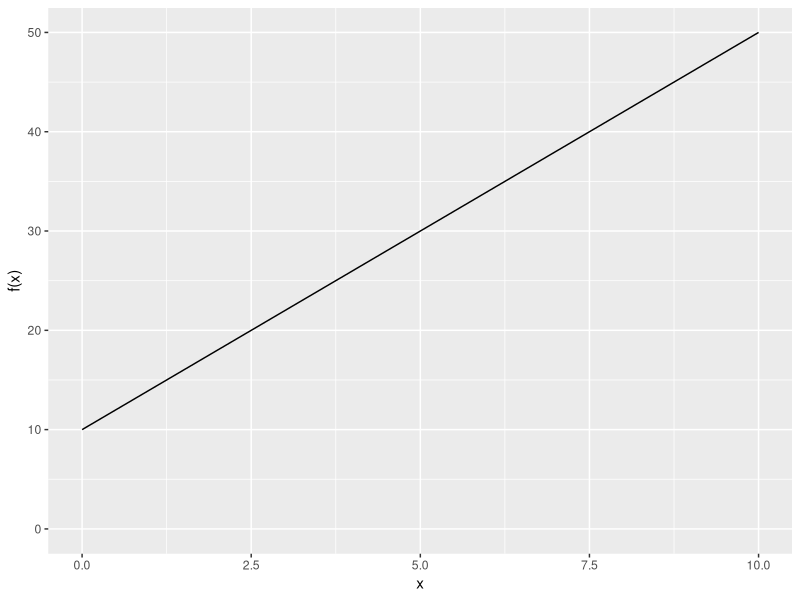
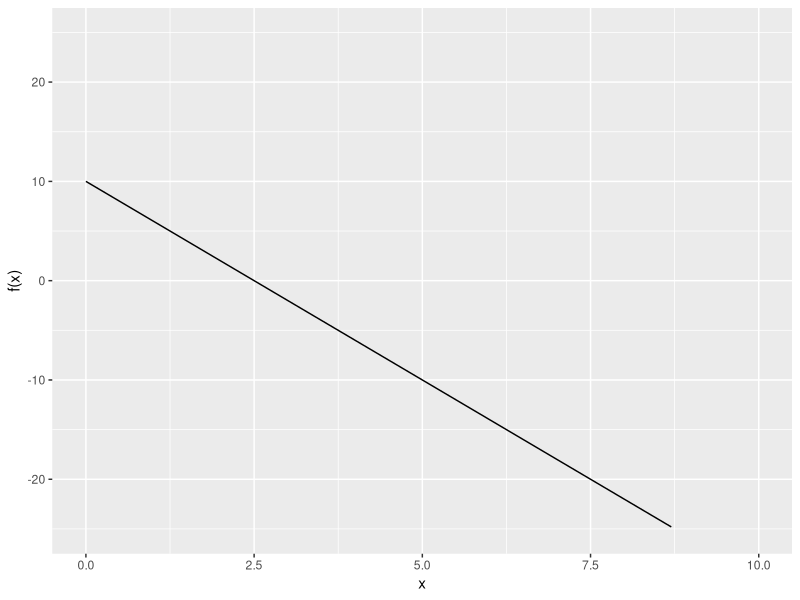
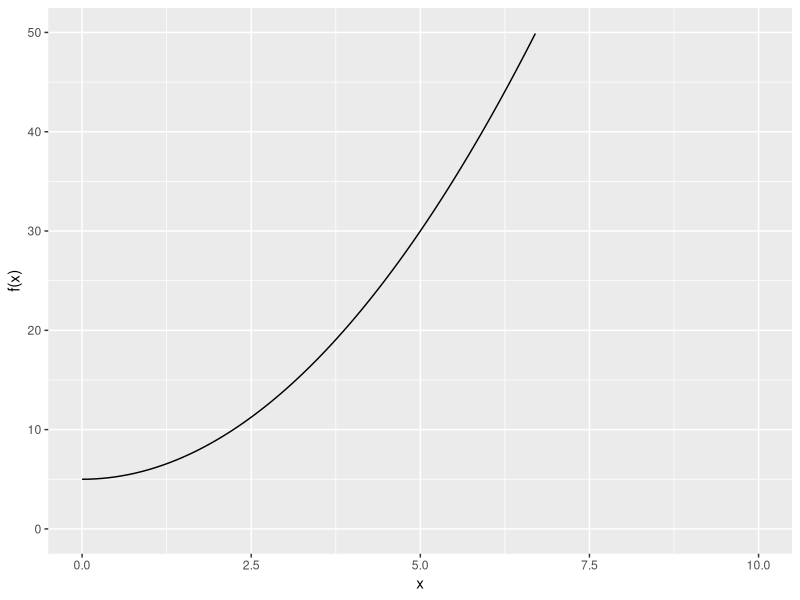
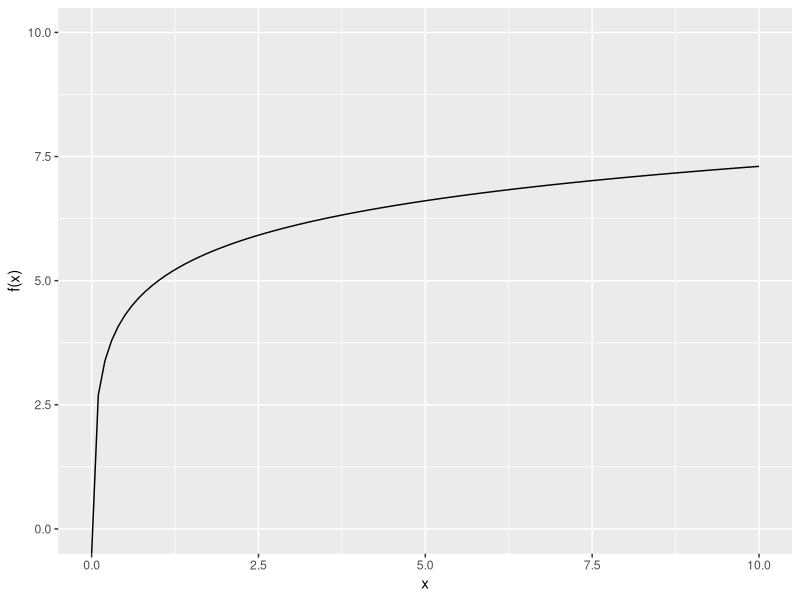
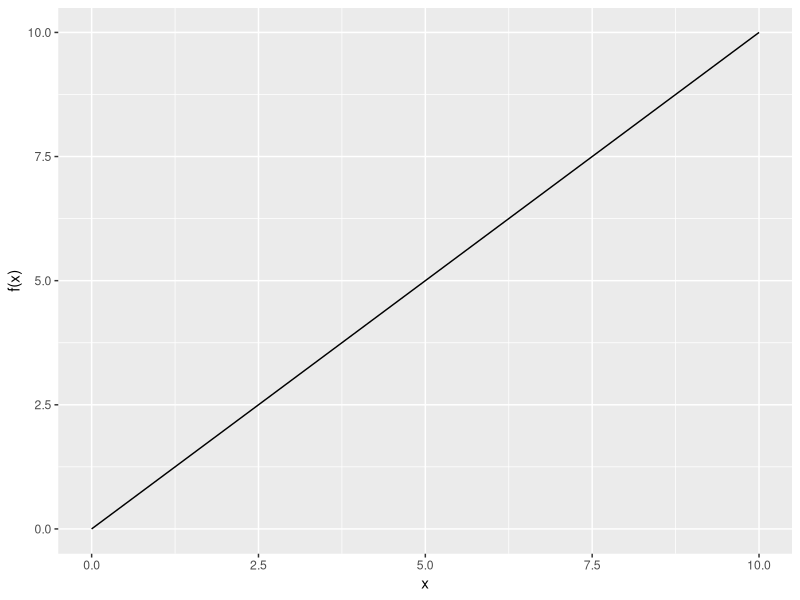
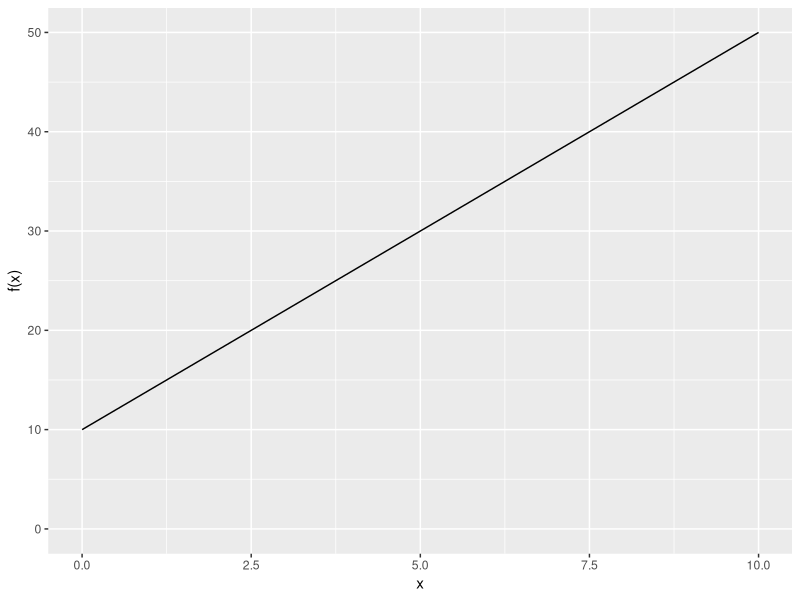
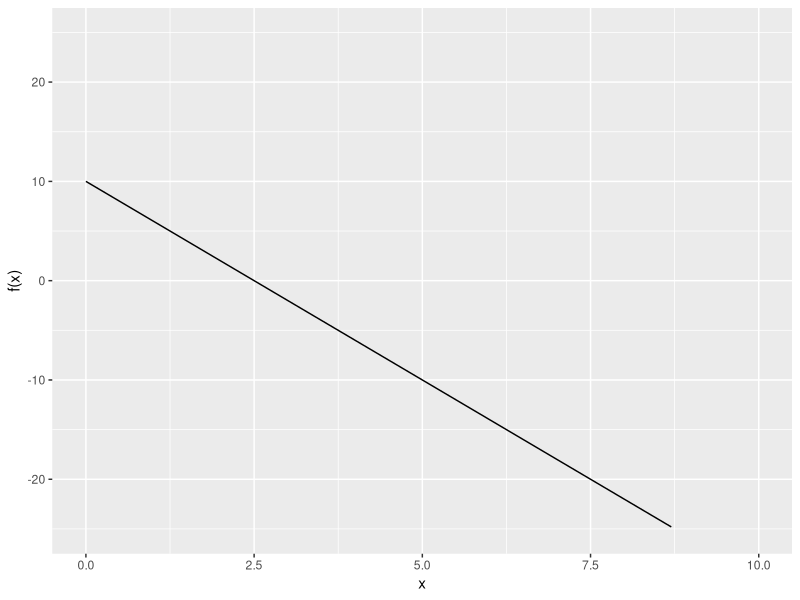
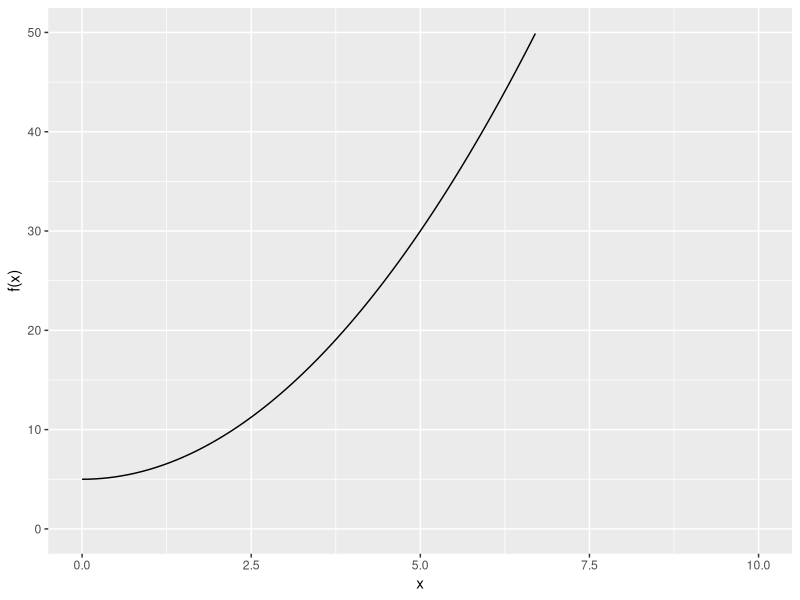

Here is the R script that generated these plots, in order:
library(tidyverse)

fun1 <- function(x) 10 + (4*x)
fun2 <- function(x) 10 - (4*x)
fun3 <- function(x) 5 + x^2
fun4 <- function(x) 5 + log(x)
fun5 <- function(x) x

ggplot(data = data.frame(x=0), aes(x=x)) +
  stat_function(fun = fun1) +
  xlim(0,10) +
  ylim(0,50) +
  ylab("f(x)")
ggsave("C:/Teaching/function1.png", scale = 0.25)

ggplot(data = data.frame(x=0), aes(x=x)) +
  stat_function(fun = fun2) +
  xlim(0,10) +
  ylim(-25,25) +
  ylab("f(x)")
ggsave("C:/Teaching/function2.png", scale = 0.25)

ggplot(data = data.frame(x=0), aes(x=x)) +
  stat_function(fun = fun3) +
  xlim(0,10) +
  ylim(0,50) +
  ylab("f(x)")
ggsave("C:/Teaching/function3.png", scale = 0.25)

ggplot(data = data.frame(x=0), aes(x=x)) +
  stat_function(fun = fun4) +
  xlim(0,10) +
  ylim(0,10) +
  ylab("f(x)")
ggsave("C:/Teaching/function4.png", scale = 0.25)

ggplot(data = data.frame(x=0), aes(x=x)) +
  stat_function(fun = fun5) +
  xlim(0,10) +
  ylim(0,10) +
  ylab("f(x)")
ggsave("C:/Teaching/function5.png", scale = 0.25)
